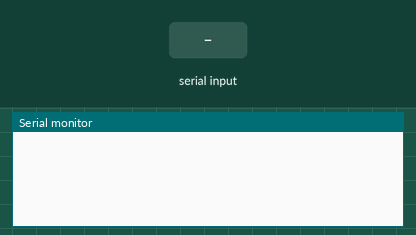
Simulated run of this sketch. Board: Arduino Uno, built with avr-gcc and run on an emulated ATmega328P. Parts: the last lines printed to the serial monitor. The inputs (shaded band) are chosen by the test bench.

Above: at 1.2 s.
1.3 s: "CMD_END\n" received over Serial
At 2.5 s:
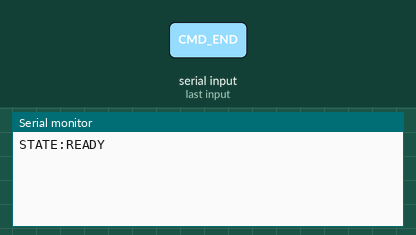
2.8 s: "EXECUTE\n" received over Serial
At 3.8 s:
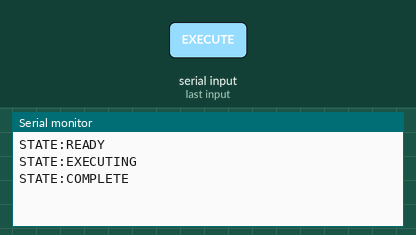

Measured:
- after the input at 1.3 s, the serial monitor: prints a new line at once (image 1)
- after the input at 2.8 s, the serial monitor: prints a new line at once (image 2)

The sketch:

arduino_sketch.ino
```cpp
#define MAX_COMMANDS 32
#define LINE_BUFFER_SIZE 64

struct Command {
  float angle;
  float speed;
  float duration;
};

Command commandList[MAX_COMMANDS];
int commandCount = 0;
int currentCommandIndex = 0;

unsigned long commandStartTime = 0;

bool receivingPacket = false;

char lineBuffer[LINE_BUFFER_SIZE];
int lineIndex = 0;

// ===== STATE MACHINE =====

enum DroneState {
  STATE_IDLE,
  STATE_READY,
  STATE_EXECUTING,
  STATE_COMPLETE,
  STATE_ERROR
};

DroneState currentState = STATE_IDLE;

// Forward declaration
void setState(DroneState newState);

void setup() {
  Serial.begin(115200);
  while (!Serial) {}

  setState(STATE_IDLE);
}

void loop() {
  handleSerial();
  updateStateMachine();
}

// =============================
// SERIAL HANDLING
// =============================

void handleSerial() {
  while (Serial.available()) {
    char c = Serial.read();

    if (c == '\n') {
      lineBuffer[lineIndex] = '\0';
      processLine(lineBuffer);
      lineIndex = 0;
    }
    else if (lineIndex < LINE_BUFFER_SIZE - 1) {
      lineBuffer[lineIndex++] = c;
    }
  }
}

void processLine(char* line) {

  if (strcmp(line, "CMD_START") == 0) {
    receivingPacket = true;
    commandCount = 0;
    return;
  }

  if (strcmp(line, "CMD_END") == 0) {
    receivingPacket = false;
    setState(STATE_READY);
    return;
  }

  if (strcmp(line, "EXECUTE") == 0) {
    if (currentState == STATE_READY) {
      currentCommandIndex = 0;
      commandStartTime = millis();
      setState(STATE_EXECUTING);
    }
    return;
  }

  if (!receivingPacket) return;

  if (commandCount >= MAX_COMMANDS) {
    setState(STATE_ERROR);
    return;
  }

  float angle, speed, duration;
  if (sscanf(line, "%f,%f,%f", &angle, &speed, &duration) == 3) {
    commandList[commandCount++] = {angle, speed, duration};
  } else {
    setState(STATE_ERROR);
  }
}

// =============================
// STATE MACHINE LOGIC
// =============================

void updateStateMachine() {

  if (currentState == STATE_EXECUTING) {

    Command currentCmd = commandList[currentCommandIndex];

    unsigned long elapsed = millis() - commandStartTime;

    if (elapsed >= (unsigned long)(currentCmd.duration * 1000)) {
      currentCommandIndex++;

      if (currentCommandIndex >= commandCount) {
        setState(STATE_COMPLETE);
      } else {
        commandStartTime = millis();
      }
    }
  }
}

// =============================
// STATE HANDLING
// =============================

void setState(DroneState newState) {

  if (currentState == newState) return;

  currentState = newState;

  Serial.print("STATE:");

  switch (currentState) {
    case STATE_IDLE:
      Serial.println("IDLE");
      break;
    case STATE_READY:
      Serial.println("READY");
      break;
    case STATE_EXECUTING:
      Serial.println("EXECUTING");
      break;
    case STATE_COMPLETE:
      Serial.println("COMPLETE");
      break;
    case STATE_ERROR:
      Serial.println("ERROR");
      break;
  }
}
```
